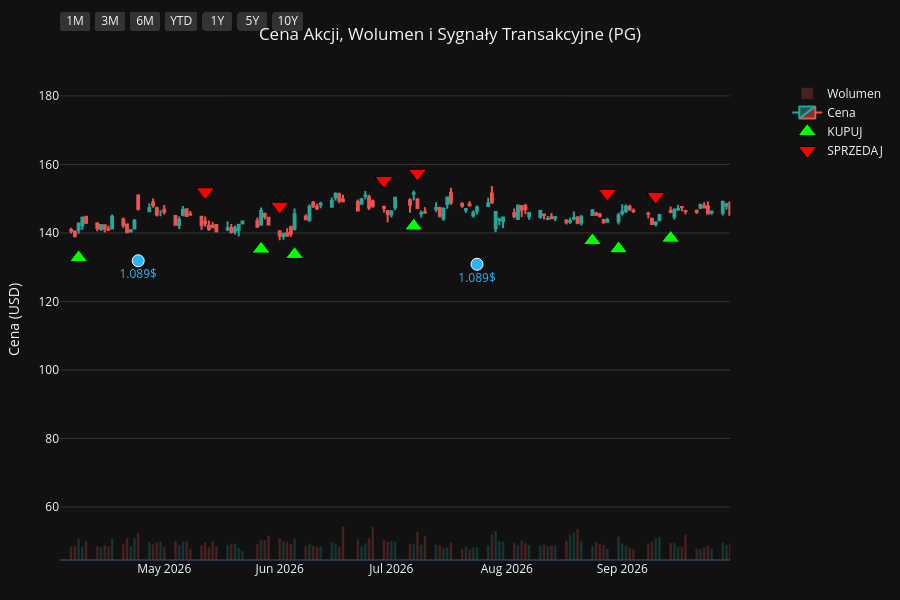
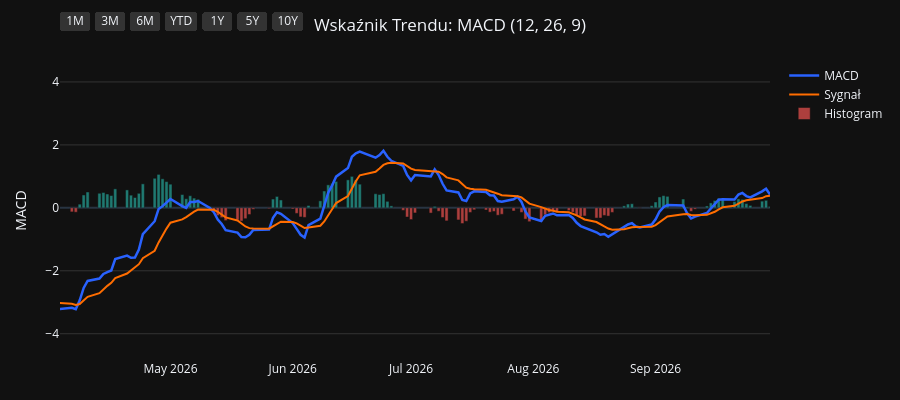
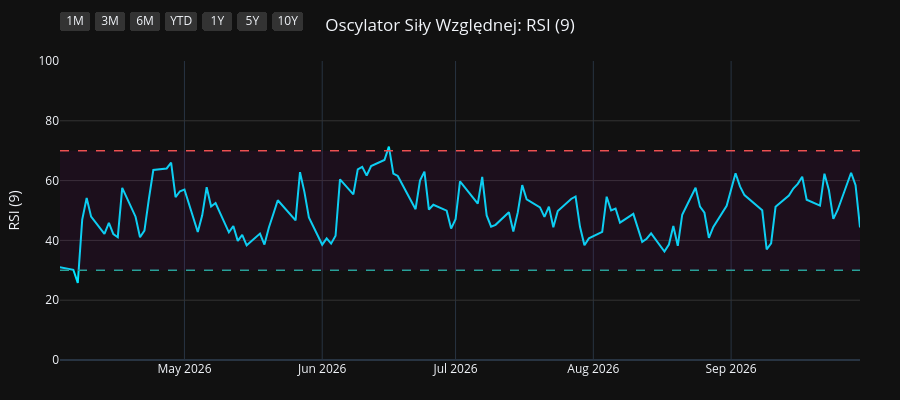
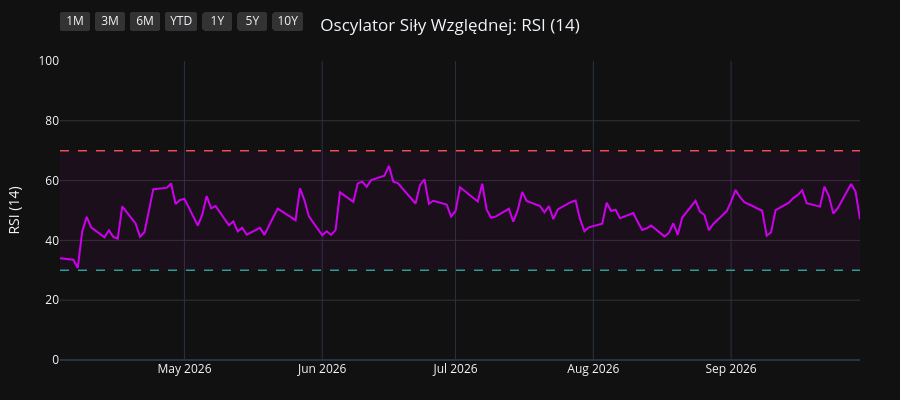

The notebook cell saved with these charts, in order:
### Code cell
import os
import yfinance as yf
import pandas as pd
import pandas_ta as ta
import plotly.graph_objects as go
from plotly.subplots import make_subplots

# 1. Pobranie i przygotowanie danych
symbol = os.environ.get("STOCK_TICKER", "").strip().upper()
if not symbol:
    raise RuntimeError("Set STOCK_TICKER before running price_extractor.ipynb")
df = yf.Ticker(symbol).history(period="10y")
df.index = df.index.tz_localize(None)

# Wskaźniki i sygnały
df.ta.macd(fast=12, slow=26, signal=9, append=True)
df.ta.rsi(length=9, append=True)
df.ta.rsi(length=14, append=True)
df.ta.rsi(length=21, append=True)
df.dropna(inplace=True)

macd = df['MACD_12_26_9']
signal = df['MACDs_12_26_9']
wczorajszy_macd = macd.shift(1)
wczorajszy_signal = signal.shift(1)

df['Decyzja'] = 'BRAK'
df.loc[(macd > signal) & (wczorajszy_macd <= wczorajszy_signal), 'Decyzja'] = 'KUPUJ'
df.loc[(macd < signal) & (wczorajszy_macd >= wczorajszy_signal), 'Decyzja'] = 'SPRZEDAJ'

df_kupuj = df[df['Decyzja'] == 'KUPUJ']
df_sprzedaj = df[df['Decyzja'] == 'SPRZEDAJ']
df_dywidendy = df[df['Dividends'] > 0]
df_splity = df[df['Stock Splits'] > 0]

# Wspólna konfiguracja osi X
konfiguracja_osi_x = dict(
    type="date",
    showspikes=True, spikemode="across", spikesnap="cursor", spikedash="dot", spikecolor="#ffffff", spikethickness=1, hoverformat="%Y-%m-%d",
    rangeselector=dict(
        buttons=list([
            dict(count=1, label="1M", step="month", stepmode="backward"),
            dict(count=3, label="3M", step="month", stepmode="backward"),
            dict(count=6, label="6M", step="month", stepmode="backward"),
            dict(count=1, label="YTD", step="year", stepmode="todate"),
            dict(count=1, label="1Y", step="year", stepmode="backward"),
            dict(count=5, label="5Y", step="year", stepmode="backward"),
            dict(step="all", label="10Y")
        ]),
        bgcolor="#333333", activecolor="#2962ff", x=0, y=1.1
    )
)

# ==========================================
# WYKRES 1: CENA + WOLUMEN + SYGNAŁY
# ==========================================
fig1 = make_subplots(specs=[[{"secondary_y": True}]])

kolory_wolumenu = ['#26a69a' if row['Close'] >= row['Open'] else '#ef5350' for index, row in df.iterrows()]
fig1.add_trace(go.Bar(x=df.index, y=df['Volume'], marker_color=kolory_wolumenu, opacity=0.25, name='Wolumen'), secondary_y=True)
fig1.add_trace(go.Candlestick(x=df.index, open=df['Open'], high=df['High'], low=df['Low'], close=df['Close'], name='Cena', increasing_line_color='#26a69a', decreasing_line_color='#ef5350'), secondary_y=False)
fig1.add_trace(go.Scatter(x=df_kupuj.index, y=df_kupuj['Low'] * 0.95, customdata=df_kupuj[['Low', 'High']], mode='markers', marker=dict(symbol='triangle-up', size=16, color='#00ff00', line=dict(width=1, color='black')), name='KUPUJ', hovertemplate='KUPUJ<br>Najniższa: %{customdata[0]:.2f}<br>Najwyższa: %{customdata[1]:.2f}<extra></extra>'), secondary_y=False)
fig1.add_trace(go.Scatter(x=df_sprzedaj.index, y=df_sprzedaj['High'] * 1.05, customdata=df_sprzedaj[['Low', 'High']], mode='markers', marker=dict(symbol='triangle-down', size=16, color='#ff0000', line=dict(width=1, color='black')), name='SPRZEDAJ', hovertemplate='SPRZEDAJ<br>Najniższa: %{customdata[0]:.2f}<br>Najwyższa: %{customdata[1]:.2f}<extra></extra>'), secondary_y=False)

if not df_dywidendy.empty:
    fig1.add_trace(go.Scatter(x=df_dywidendy.index, y=df_dywidendy['Low'] * 0.90, mode='markers+text', marker=dict(symbol='circle', size=12, color='#29b6f6', line=dict(width=1, color='white')), text=df_dywidendy['Dividends'].apply(lambda x: f"{x}$"), textposition="bottom center", name='Dywidenda', showlegend=False, hovertemplate='Dywidenda: %{text}<extra></extra>', textfont=dict(color="#29b6f6")), secondary_y=False)
if not df_splity.empty:
                    fig1.add_trace(go.Scatter(x=df_splity.index, y=df_splity['High'], mode='markers+text', marker=dict(symbol='star', size=16, color='#ffee58', line=dict(width=1, color='black')), text=df_splity['Stock Splits'].apply(lambda x: f"{x:g}:1" if x >= 1 else f"1:{1 / x:g}"), textposition="top center", name='Split', hovertemplate='%{text}<extra></extra>', textfont=dict(color="#ffee58")), secondary_y=False)

fig1.update_layout(title=dict(text=f"Cena Akcji, Wolumen i Sygnały Transakcyjne ({symbol})", x=0.5, xanchor='center'), dragmode='pan', xaxis_rangeslider_visible=False, template='plotly_dark', height=600, hovermode='x unified', margin=dict(l=60, r=40, t=60, b=40))
fig1.update_xaxes(**konfiguracja_osi_x)
fig1.update_xaxes(range=[df.index.max() - pd.Timedelta(days=180), df.index.max()])
fig1.update_yaxes(title_text="Cena (USD)", secondary_y=False, gridcolor='#333333')
fig1.update_yaxes(range=[0, df['Volume'].max() * 4], showgrid=False, showticklabels=False, secondary_y=True)
fig1.show(config={'scrollZoom': True})

# ==========================================
# WYKRES 2: WSKAŹNIK MACD
# ==========================================
fig2 = go.Figure()
fig2.add_trace(go.Scatter(x=df.index, y=df['MACD_12_26_9'], line=dict(color='#2962ff', width=2.5), name='MACD'))
fig2.add_trace(go.Scatter(x=df.index, y=df['MACDs_12_26_9'], line=dict(color='#ff6d00', width=2), name='Sygnał'))
kolory_macd = ['#26a69a' if val >= 0 else '#ef5350' for val in df['MACDh_12_26_9']]
fig2.add_trace(go.Bar(x=df.index, y=df['MACDh_12_26_9'], marker_color=kolory_macd, name='Histogram', opacity=0.7))
fig2.update_layout(title=dict(text="Wskaźnik Trendu: MACD (12, 26, 9)", x=0.5, xanchor='center'), dragmode='pan', xaxis_rangeslider_visible=False, template='plotly_dark', height=400, hovermode='x unified', margin=dict(l=60, r=40, t=60, b=40))
fig2.update_xaxes(**konfiguracja_osi_x)
fig2.update_xaxes(range=[df.index.max() - pd.Timedelta(days=180), df.index.max()])
fig2.update_yaxes(title_text="MACD", gridcolor='#333333')
fig2.show(config={'scrollZoom': True})

# ==========================================
# WYKRES 3: OSCYLATOR RSI (9)
# ==========================================
fig3 = go.Figure()
fig3.add_trace(go.Scatter(x=df.index, y=df['RSI_9'], line=dict(color='#00e5ff', width=2), name='RSI (9)'))
fig3.add_hline(y=70, line_dash="dash", line_color="#ef5350", line_width=1.5)
fig3.add_hline(y=30, line_dash="dash", line_color="#26a69a", line_width=1.5)
fig3.add_hrect(y0=30, y1=70, line_width=0, fillcolor="purple", opacity=0.1)
fig3.update_layout(title=dict(text="Oscylator Siły Względnej: RSI (9)", x=0.5, xanchor='center'), dragmode='pan', xaxis_rangeslider_visible=False, template='plotly_dark', height=400, hovermode='x unified', margin=dict(l=60, r=40, t=60, b=40))
fig3.update_xaxes(**konfiguracja_osi_x)
fig3.update_xaxes(range=[df.index.max() - pd.Timedelta(days=180), df.index.max()])
fig3.update_yaxes(title_text="RSI (9)", range=[0, 100], gridcolor='#333333')
fig3.show(config={'scrollZoom': True})

# ==========================================
# WYKRES 4: OSCYLATOR RSI (14)
# ==========================================
fig4 = go.Figure()
fig4.add_trace(go.Scatter(x=df.index, y=df['RSI_14'], line=dict(color='#d500f9', width=2), name='RSI (14)'))
fig4.add_hline(y=70, line_dash="dash", line_color="#ef5350", line_width=1.5)
fig4.add_hline(y=30, line_dash="dash", line_color="#26a69a", line_width=1.5)
fig4.add_hrect(y0=30, y1=70, line_width=0, fillcolor="purple", opacity=0.1)
fig4.update_layout(title=dict(text="Oscylator Siły Względnej: RSI (14)", x=0.5, xanchor='center'), dragmode='pan', xaxis_rangeslider_visible=False, template='plotly_dark', height=400, hovermode='x unified', margin=dict(l=60, r=40, t=60, b=40))
fig4.update_xaxes(**konfiguracja_osi_x)
fig4.update_xaxes(range=[df.index.max() - pd.Timedelta(days=180), df.index.max()])
fig4.update_yaxes(title_text="RSI (14)", range=[0, 100], gridcolor='#333333')
fig4.show(config={'scrollZoom': True})

# ==========================================
# WYKRES 5: OSCYLATOR RSI (21)
# ==========================================
fig5 = go.Figure()
fig5.add_trace(go.Scatter(x=df.index, y=df['RSI_21'], line=dict(color='#64dd17', width=2), name='RSI (21)'))
fig5.add_hline(y=70, line_dash="dash", line_color="#ef5350", line_width=1.5)
fig5.add_hline(y=30, line_dash="dash", line_color="#26a69a", line_width=1.5)
fig5.add_hrect(y0=30, y1=70, line_width=0, fillcolor="purple", opacity=0.1)
fig5.update_layout(title=dict(text="Oscylator Siły Względnej: RSI (21)", x=0.5, xanchor='center'), dragmode='pan', xaxis_rangeslider_visible=False, template='plotly_dark', height=400, hovermode='x unified', margin=dict(l=60, r=40, t=60, b=40))
fig5.update_xaxes(**konfiguracja_osi_x)
fig5.update_xaxes(range=[df.index.max() - pd.Timedelta(days=180), df.index.max()])
fig5.update_yaxes(title_text="RSI (21)", range=[0, 100], gridcolor='#333333')
fig5.show(config={'scrollZoom': True})

### Figure 1 — Plotly figure (JSON) as saved in the notebook; plotly's stock layout.template omitted (floating-point values rounded to 4 significant figures; data arrays with more than 128 entries replaced by an {"elided": "..."} marker saying what was removed)
{"data": [{"marker": {"color": {"elided": "2479 str values"}}, "name": "Wolumen", "opacity": 0.25, "type": "bar", "x": {"elided": "2479 str values"}, "xaxis": "x", "y": {"elided": "2479 int values"}, "yaxis": "y2"}, {"close": {"elided": "2479 float values"}, "decreasing": {"line": {"color": "#ef5350"}}, "high": {"elided": "2479 float values"}, "increasing": {"line": {"color": "#26a69a"}}, "low": {"elided": "2479 float values"}, "name": "Cena", "open": {"elided": "2479 float values"}, "type": "candlestick", "x": {"elided": "2479 str values"}, "xaxis": "x", "yaxis": "y"}, {"customdata": {"elided": "104x2 float values"}, "hovertemplate": "KUPUJ<br>Najniższa: %{customdata[0]:.2f}<br>Najwyższa: %{customdata[1]:.2f}<extra></extra>", "marker": {"color": "#00ff00", "line": {"color": "black", "width": 1}, "size": 16, "symbol": "triangle-up"}, "mode": "markers", "name": "KUPUJ", "type": "scatter", "x": ["2016-11-29T00:00:00", "2016-12-02T00:00:00", "2017-01-17T00:00:00", "2017-02-15T00:00:00", "2017-04-18T00:00:00", "2017-04-25T00:00:00", "2017-05-19T00:00:00", "2017-07-18T00:00:00", "2017-09-20T00:00:00", "2017-10-13T00:00:00", "2017-11-08T00:00:00", "2018-01-22T00:00:00", "2018-02-20T00:00:00", "2018-02-22T00:00:00", "2018-03-02T00:00:00", "2018-03-28T00:00:00", "2018-05-09T00:00:00", "2018-07-27T00:00:00", "2018-08-16T00:00:00", "2018-09-19T00:00:00", "2018-10-19T00:00:00", "2018-12-14T00:00:00", "2019-01-18T00:00:00", "2019-01-23T00:00:00", "2019-03-14T00:00:00", "2019-04-08T00:00:00", "2019-04-15T00:00:00", "2019-05-16T00:00:00", "2019-06-07T00:00:00", "2019-07-03T00:00:00", "2019-07-30T00:00:00", "2019-08-16T00:00:00", "2019-08-27T00:00:00", "2019-09-26T00:00:00", "2019-10-23T00:00:00", "2019-11-19T00:00:00", "2019-11-26T00:00:00", "2020-01-15T00:00:00", "2020-02-05T00:00:00", "2020-02-21T00:00:00", "2020-03-30T00:00:00", "2020-05-28T00:00:00", "2020-07-01T00:00:00", "2020-08-25T00:00:00", "2020-10-06T00:00:00", "2020-11-06T00:00:00", "2020-11-12T00:00:00", "2020-12-17T00:00:00", "2021-02-10T00:00:00", "2021-03-08T00:00:00", "2021-05-10T00:00:00", "2021-06-28T00:00:00", "2021-08-13T00:00:00", "2021-09-14T00:00:00", "2021-10-11T00:00:00", "2021-10-26T00:00:00", "2021-12-06T00:00:00", "2022-02-03T00:00:00", "2022-03-18T00:00:00", "2022-06-02T00:00:00", "2022-06-23T00:00:00", "2022-07-25T00:00:00", "2022-08-03T00:00:00", "2022-10-17T00:00:00", "2023-02-17T00:00:00", "2023-04-21T00:00:00", "2023-06-13T00:00:00", "2023-07-20T00:00:00", "2023-09-18T00:00:00", "2023-10-16T00:00:00", "2023-11-30T00:00:00", "2023-12-28T00:00:00", "2024-02-23T00:00:00", "2024-04-19T00:00:00", "2024-06-10T00:00:00", "2024-06-18T00:00:00", "2024-07-17T00:00:00", "2024-08-05T00:00:00", "2024-08-20T00:00:00", "2024-08-30T00:00:00", "2024-10-15T00:00:00", "2024-11-13T00:00:00", "2025-01-22T00:00:00", "2025-02-21T00:00:00", "2025-04-01T00:00:00", "2025-04-14T00:00:00", "2025-05-15T00:00:00", "2025-07-02T00:00:00", "2025-07-22T00:00:00", "2025-08-11T00:00:00", "2025-09-17T00:00:00", "2025-10-20T00:00:00", "2025-11-13T00:00:00", "2025-11-18T00:00:00", "2025-12-16T00:00:00", "2026-01-12T00:00:00", "2026-02-23T00:00:00", "2026-04-08T00:00:00", "2026-05-27T00:00:00", "2026-06-05T00:00:00", "2026-07-07T00:00:00", "2026-08-24T00:00:00", "2026-08-31T00:00:00", "2026-09-14T00:00:00"], "xaxis": "x", "y": [60.29, 59.83, 61.15, 66.0, 66.39, 66.25, 63.44, 64.76, 70.02, 69.1, 65.26, 68.77, 61.42, 60.74, 59.41, 59.06, 54.85, 61.31, 63.51, 64.63, 66.05, 74.74, 71.42, 73.46, 79.02, 81.2, 82.21, 84.21, 85.12, 88.36, 94.47, 93.51, 95.25, 98.23, 97.5, 96.94, 96.36, 100.0, 101.0, 101.4, 88.71, 93.11, 96.36, 112.4, 113.2, 116.8, 115.7, 113.1, 105.6, 103.4, 112.7, 111.9, 119.2, 121.1, 118.4, 118.7, 126.3, 136.6, 125.3, 121.2, 118.1, 121.9, 120.5, 107.7, 118.4, 134.8, 125.9, 130.0, 134.8, 127.7, 132.6, 128.1, 142.4, 137.4, 148.6, 149.4, 149.7, 150.0, 151.3, 152.7, 155.6, 150.0, 148.9, 151.1, 154.0, 151.0, 145.5, 146.5, 143.0, 141.5, 146.2, 139.6, 137.2, 135.2, 134.4, 131.7, 150.0, 132.8, 135.3, 133.7, 142.0, 137.8, 135.4, 138.5], "yaxis": "y"}, {"customdata": {"elided": "103x2 float values"}, "hovertemplate": "SPRZEDAJ<br>Najniższa: %{customdata[0]:.2f}<br>Najwyższa: %{customdata[1]:.2f}<extra></extra>", "marker": {"color": "#ff0000", "line": {"color": "black", "width": 1}, "size": 16, "symbol": "triangle-down"}, "mode": "markers", "name": "SPRZEDAJ", "type": "scatter", "x": ["2016-12-01T00:00:00", "2017-01-10T00:00:00", "2017-02-14T00:00:00", "2017-03-02T00:00:00", "2017-04-21T00:00:00", "2017-04-26T00:00:00", "2017-06-27T00:00:00", "2017-08-23T00:00:00", "2017-09-21T00:00:00", "2017-10-20T00:00:00", "2018-01-02T00:00:00", "2018-01-23T00:00:00", "2018-02-21T00:00:00", "2018-03-01T00:00:00", "2018-03-22T00:00:00", "2018-04-19T00:00:00", "2018-07-19T00:00:00", "2018-08-10T00:00:00", "2018-08-23T00:00:00", "2018-09-25T00:00:00", "2018-11-20T00:00:00", "2018-12-17T00:00:00", "2019-01-22T00:00:00", "2019-02-25T00:00:00", "2019-04-04T00:00:00", "2019-04-10T00:00:00", "2019-04-23T00:00:00", "2019-05-22T00:00:00", "2019-06-27T00:00:00", "2019-07-23T00:00:00", "2019-08-05T00:00:00", "2019-08-23T00:00:00", "2019-09-10T00:00:00", "2019-10-02T00:00:00", "2019-11-05T00:00:00", "2019-11-22T00:00:00", "2019-12-23T00:00:00", "2020-01-31T00:00:00", "2020-02-11T00:00:00", "2020-02-24T00:00:00", "2020-04-29T00:00:00", "2020-06-24T00:00:00", "2020-08-19T00:00:00", "2020-08-26T00:00:00", "2020-10-22T00:00:00", "2020-11-09T00:00:00", "2020-11-18T00:00:00", "2021-01-13T00:00:00", "2021-02-26T00:00:00", "2021-04-14T00:00:00", "2021-05-27T00:00:00", "2021-08-11T00:00:00", "2021-08-23T00:00:00", "2021-09-16T00:00:00", "2021-10-21T00:00:00", "2021-11-30T00:00:00", "2022-01-06T00:00:00", "2022-02-07T00:00:00", "2022-05-02T00:00:00", "2022-06-09T00:00:00", "2022-07-20T00:00:00", "2022-07-29T00:00:00", "2022-08-24T00:00:00", "2022-12-15T00:00:00", "2023-04-18T00:00:00", "2023-05-04T00:00:00", "2023-07-11T00:00:00", "2023-08-14T00:00:00", "2023-09-20T00:00:00", "2023-11-20T00:00:00", "2023-12-05T00:00:00", "2024-02-12T00:00:00", "2024-02-26T00:00:00", "2024-05-23T00:00:00", "2024-06-12T00:00:00", "2024-06-25T00:00:00", "2024-07-30T00:00:00", "2024-08-15T00:00:00", "2024-08-28T00:00:00", "2024-09-18T00:00:00", "2024-10-23T00:00:00", "2024-12-09T00:00:00", "2025-02-18T00:00:00", "2025-03-12T00:00:00", "2025-04-04T00:00:00", "2025-04-24T00:00:00", "2025-06-06T00:00:00", "2025-07-09T00:00:00", "2025-07-31T00:00:00", "2025-09-15T00:00:00", "2025-09-18T00:00:00", "2025-11-04T00:00:00", "2025-11-17T00:00:00", "2025-12-04T00:00:00", "2026-01-05T00:00:00", "2026-02-19T00:00:00", "2026-03-03T00:00:00", "2026-05-12T00:00:00", "2026-06-01T00:00:00", "2026-06-29T00:00:00", "2026-07-08T00:00:00", "2026-08-28T00:00:00", "2026-09-10T00:00:00"], "xaxis": "x", "y": [66.33, 68.04, 71.65, 74.39, 73.07, 73.66, 73.13, 76.43, 77.95, 74.76, 76.4, 75.54, 68.5, 66.39, 64.91, 63.99, 67.53, 69.72, 71.29, 71.98, 80.69, 83.02, 79.56, 87.1, 89.89, 91.05, 90.91, 93.48, 96.29, 102.0, 102.2, 105.6, 106.5, 108.7, 105.8, 106.7, 111.3, 113.0, 112.4, 112.6, 105.7, 105.7, 122.9, 125.6, 129.4, 133.2, 128.8, 125.1, 115.7, 123.8, 126.9, 132.3, 134.2, 134.1, 131.2, 138.0, 153.5, 151.6, 152.2, 138.0, 135.5, 134.7, 139.2, 144.7, 145.3, 151.0, 143.7, 152.8, 150.2, 147.5, 149.0, 154.9, 158.4, 166.2, 165.8, 167.0, 161.5, 168.8, 170.3, 175.0, 170.3, 173.9, 166.9, 173.0, 174.8, 163.1, 167.4, 160.3, 155.0, 161.7, 162.2, 153.6, 152.0, 151.4, 145.2, 165.5, 167.8, 152.0, 147.8, 155.3, 157.4, 151.6, 150.7], "yaxis": "y"}, {"hovertemplate": "Dywidenda: %{text}<extra></extra>", "marker": {"color": "#29b6f6", "line": {"color": "white", "width": 1}, "size": 12, "symbol": "circle"}, "mode": "markers+text", "name": "Dywidenda", "showlegend": false, "text": ["0.67$", "0.69$", "0.69$", "0.69$", "0.69$", "0.717$", "0.717$", "0.717$", "0.717$", "0.746$", "0.746$", "0.746$", "0.746$", "0.791$", "0.791$", "0.791$", "0.791$", "0.87$", "0.87$", "0.87$", "0.87$", "0.913$", "0.913$", "0.913$", "0.913$", "0.941$", "0.941$", "0.941$", "0.941$", "1.007$", "1.007$", "1.007$", "1.007$", "1.057$", "1.057$", "1.057$", "1.057$", "1.089$", "1.089$"], "textfont": {"color": "#29b6f6"}, "textposition": "bottom center", "type": "scatter", "x": ["2017-01-18T00:00:00", "2017-04-19T00:00:00", "2017-07-19T00:00:00", "2017-10-19T00:00:00", "2018-01-18T00:00:00", "2018-04-19T00:00:00", "2018-07-19T00:00:00", "2018-10-18T00:00:00", "2019-01-17T00:00:00", "2019-04-17T00:00:00", "2019-07-18T00:00:00", "2019-10-17T00:00:00", "2020-01-23T00:00:00", "2020-04-23T00:00:00", "2020-07-23T00:00:00", "2020-10-22T00:00:00", "2021-01-21T00:00:00", "2021-04-22T00:00:00", "2021-07-22T00:00:00", "2021-10-21T00:00:00", "2022-01-20T00:00:00", "2022-04-21T00:00:00", "2022-07-21T00:00:00", "2022-10-20T00:00:00", "2023-01-19T00:00:00", "2023-04-20T00:00:00", "2023-07-20T00:00:00", "2023-10-19T00:00:00", "2024-01-18T00:00:00", "2024-04-18T00:00:00", "2024-07-19T00:00:00", "2024-10-18T00:00:00", "2025-01-24T00:00:00", "2025-04-21T00:00:00", "2025-07-18T00:00:00", "2025-10-24T00:00:00", "2026-01-23T00:00:00", "2026-04-24T00:00:00", "2026-07-24T00:00:00"], "xaxis": "x", "y": [58.89, 62.78, 61.93, 64.92, 64.36, 53.75, 56.93, 58.99, 67.15, 78.85, 86.48, 88.36, 94.3, 90.63, 97.04, 109.6, 102.0, 105.4, 108.2, 110.8, 128.2, 130.8, 112.6, 103.4, 116.8, 124.3, 123.2, 123.2, 123.7, 132.2, 142.5, 144.5, 140.8, 142.7, 134.3, 133.4, 132.8, 131.9, 130.9], "yaxis": "y"}], "layout": {"dragmode": "pan", "height": 600, "hovermode": "x unified", "margin": {"b": 40, "l": 60, "r": 40, "t": 60}, "title": {"text": "Cena Akcji, Wolumen i Sygnały Transakcyjne (PG)", "x": 0.5, "xanchor": "center"}, "xaxis": {"anchor": "y", "domain": [0.0, 0.94], "hoverformat": "%Y-%m-%d", "range": ["2026-04-03T00:00:00", "2026-09-30T00:00:00"], "rangeselector": {"activecolor": "#2962ff", "bgcolor": "#333333", "buttons": [{"count": 1, "label": "1M", "step": "month", "stepmode": "backward"}, {"count": 3, "label": "3M", "step": "month", "stepmode": "backward"}, {"count": 6, "label": "6M", "step": "month", "stepmode": "backward"}, {"count": 1, "label": "YTD", "step": "year", "stepmode": "todate"}, {"count": 1, "label": "1Y", "step": "year", "stepmode": "backward"}, {"count": 5, "label": "5Y", "step": "year", "stepmode": "backward"}, {"label": "10Y", "step": "all"}], "x": 0, "y": 1.1}, "rangeslider": {"visible": false}, "showspikes": true, "spikecolor": "#ffffff", "spikedash": "dot", "spikemode": "across", "spikesnap": "cursor", "spikethickness": 1, "type": "date"}, "yaxis": {"anchor": "x", "domain": [0.0, 1.0], "gridcolor": "#333333", "title": {"text": "Cena (USD)"}}, "yaxis2": {"anchor": "x", "overlaying": "y", "range": [0, 242483600], "showgrid": false, "showticklabels": false, "side": "right"}}}

### Figure 2 — Plotly figure (JSON) as saved in the notebook; plotly's stock layout.template omitted (floating-point values rounded to 4 significant figures; data arrays with more than 128 entries replaced by an {"elided": "..."} marker saying what was removed)
{"data": [{"line": {"color": "#2962ff", "width": 2.5}, "name": "MACD", "type": "scatter", "x": {"elided": "2479 str values"}, "y": {"elided": "2479 float values"}}, {"line": {"color": "#ff6d00", "width": 2}, "name": "Sygnał", "type": "scatter", "x": {"elided": "2479 str values"}, "y": {"elided": "2479 float values"}}, {"marker": {"color": {"elided": "2479 str values"}}, "name": "Histogram", "opacity": 0.7, "type": "bar", "x": {"elided": "2479 str values"}, "y": {"elided": "2479 float values"}}], "layout": {"dragmode": "pan", "height": 400, "hovermode": "x unified", "margin": {"b": 40, "l": 60, "r": 40, "t": 60}, "title": {"text": "Wskaźnik Trendu: MACD (12, 26, 9)", "x": 0.5, "xanchor": "center"}, "xaxis": {"hoverformat": "%Y-%m-%d", "range": ["2026-04-03T00:00:00", "2026-09-30T00:00:00"], "rangeselector": {"activecolor": "#2962ff", "bgcolor": "#333333", "buttons": [{"count": 1, "label": "1M", "step": "month", "stepmode": "backward"}, {"count": 3, "label": "3M", "step": "month", "stepmode": "backward"}, {"count": 6, "label": "6M", "step": "month", "stepmode": "backward"}, {"count": 1, "label": "YTD", "step": "year", "stepmode": "todate"}, {"count": 1, "label": "1Y", "step": "year", "stepmode": "backward"}, {"count": 5, "label": "5Y", "step": "year", "stepmode": "backward"}, {"label": "10Y", "step": "all"}], "x": 0, "y": 1.1}, "rangeslider": {"visible": false}, "showspikes": true, "spikecolor": "#ffffff", "spikedash": "dot", "spikemode": "across", "spikesnap": "cursor", "spikethickness": 1, "type": "date"}, "yaxis": {"gridcolor": "#333333", "title": {"text": "MACD"}}}}

### Figure 3 — Plotly figure (JSON) as saved in the notebook; plotly's stock layout.template omitted (floating-point values rounded to 4 significant figures; data arrays with more than 128 entries replaced by an {"elided": "..."} marker saying what was removed)
{"data": [{"line": {"color": "#00e5ff", "width": 2}, "name": "RSI (9)", "type": "scatter", "x": {"elided": "2479 str values"}, "y": {"elided": "2479 float values"}}], "layout": {"dragmode": "pan", "height": 400, "hovermode": "x unified", "margin": {"b": 40, "l": 60, "r": 40, "t": 60}, "shapes": [{"line": {"color": "#ef5350", "dash": "dash", "width": 1.5}, "type": "line", "x0": 0, "x1": 1, "xref": "x domain", "y0": 70, "y1": 70, "yref": "y"}, {"line": {"color": "#26a69a", "dash": "dash", "width": 1.5}, "type": "line", "x0": 0, "x1": 1, "xref": "x domain", "y0": 30, "y1": 30, "yref": "y"}, {"fillcolor": "purple", "line": {"width": 0}, "opacity": 0.1, "type": "rect", "x0": 0, "x1": 1, "xref": "x domain", "y0": 30, "y1": 70, "yref": "y"}], "title": {"text": "Oscylator Siły Względnej: RSI (9)", "x": 0.5, "xanchor": "center"}, "xaxis": {"hoverformat": "%Y-%m-%d", "range": ["2026-04-03T00:00:00", "2026-09-30T00:00:00"], "rangeselector": {"activecolor": "#2962ff", "bgcolor": "#333333", "buttons": [{"count": 1, "label": "1M", "step": "month", "stepmode": "backward"}, {"count": 3, "label": "3M", "step": "month", "stepmode": "backward"}, {"count": 6, "label": "6M", "step": "month", "stepmode": "backward"}, {"count": 1, "label": "YTD", "step": "year", "stepmode": "todate"}, {"count": 1, "label": "1Y", "step": "year", "stepmode": "backward"}, {"count": 5, "label": "5Y", "step": "year", "stepmode": "backward"}, {"label": "10Y", "step": "all"}], "x": 0, "y": 1.1}, "rangeslider": {"visible": false}, "showspikes": true, "spikecolor": "#ffffff", "spikedash": "dot", "spikemode": "across", "spikesnap": "cursor", "spikethickness": 1, "type": "date"}, "yaxis": {"gridcolor": "#333333", "range": [0, 100], "title": {"text": "RSI (9)"}}}}

### Figure 4 — Plotly figure (JSON) as saved in the notebook; plotly's stock layout.template omitted (floating-point values rounded to 4 significant figures; data arrays with more than 128 entries replaced by an {"elided": "..."} marker saying what was removed)
{"data": [{"line": {"color": "#d500f9", "width": 2}, "name": "RSI (14)", "type": "scatter", "x": {"elided": "2479 str values"}, "y": {"elided": "2479 float values"}}], "layout": {"dragmode": "pan", "height": 400, "hovermode": "x unified", "margin": {"b": 40, "l": 60, "r": 40, "t": 60}, "shapes": [{"line": {"color": "#ef5350", "dash": "dash", "width": 1.5}, "type": "line", "x0": 0, "x1": 1, "xref": "x domain", "y0": 70, "y1": 70, "yref": "y"}, {"line": {"color": "#26a69a", "dash": "dash", "width": 1.5}, "type": "line", "x0": 0, "x1": 1, "xref": "x domain", "y0": 30, "y1": 30, "yref": "y"}, {"fillcolor": "purple", "line": {"width": 0}, "opacity": 0.1, "type": "rect", "x0": 0, "x1": 1, "xref": "x domain", "y0": 30, "y1": 70, "yref": "y"}], "title": {"text": "Oscylator Siły Względnej: RSI (14)", "x": 0.5, "xanchor": "center"}, "xaxis": {"hoverformat": "%Y-%m-%d", "range": ["2026-04-03T00:00:00", "2026-09-30T00:00:00"], "rangeselector": {"activecolor": "#2962ff", "bgcolor": "#333333", "buttons": [{"count": 1, "label": "1M", "step": "month", "stepmode": "backward"}, {"count": 3, "label": "3M", "step": "month", "stepmode": "backward"}, {"count": 6, "label": "6M", "step": "month", "stepmode": "backward"}, {"count": 1, "label": "YTD", "step": "year", "stepmode": "todate"}, {"count": 1, "label": "1Y", "step": "year", "stepmode": "backward"}, {"count": 5, "label": "5Y", "step": "year", "stepmode": "backward"}, {"label": "10Y", "step": "all"}], "x": 0, "y": 1.1}, "rangeslider": {"visible": false}, "showspikes": true, "spikecolor": "#ffffff", "spikedash": "dot", "spikemode": "across", "spikesnap": "cursor", "spikethickness": 1, "type": "date"}, "yaxis": {"gridcolor": "#333333", "range": [0, 100], "title": {"text": "RSI (14)"}}}}
